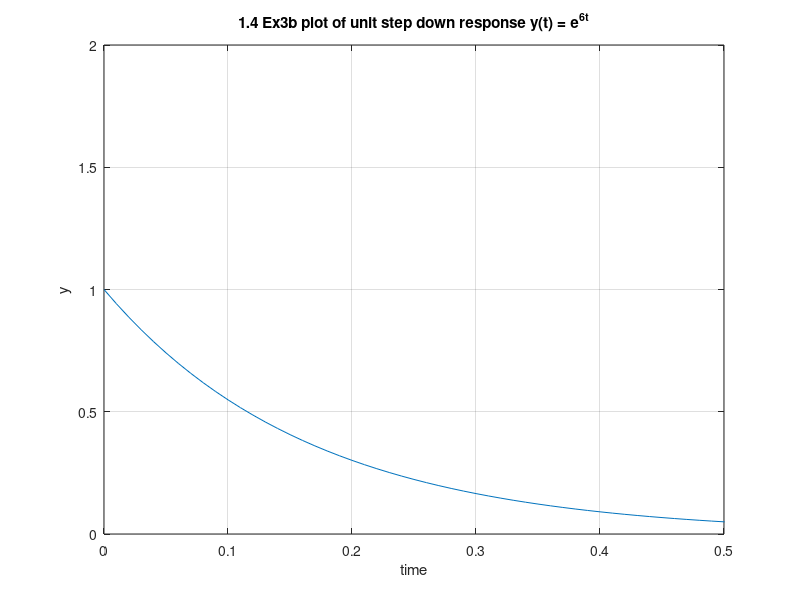

Write the MATLAB code that produced this figure.
% Solution to y' = ay + q(t) when q(t) = H(t) (unit step)  is 
% y(t) = y(0)e^(at) + (q/a)(e^(at) - 1)
% rewrite y' = ay + q(t) as y' - ay = H(t)

% 1.4 Ex 3b: unit step down response dy/dt = H(t) - 6y starting from y(0) = 1
% dy/dt + 6y = H(t)
% a = -6, q = 0, y(0) = 1
% y(t) = e^(-6t) + (0/-6)(e^(-6t) - 1)

t = 0.0:0.01:10.0;

y = exp(-6*t)

f = figure;
plot(t,y);
ylim([0 2]);
xlim([0 0.5]);
grid on;
title("1.4 Ex3b plot of unit step down response y(t) = e^{6t}");
xlabel("time");
ylabel("y");
uiwait(f);
